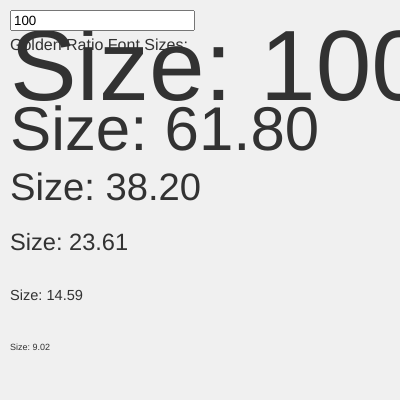
Frame 1 (no input)
Frame 60 (no input): identical to frame 1, image omitted
Frame 120 (the mouse pressed at the canvas centre since frame 60): identical to frame 1, image omitted

The p5.js sketch that drew this single still picture (run headless with seeded random() and noise() and a simulated clock; from frame 60 on, the mouse is pressed at the canvas centre):

// p5.js sketch
// ── sketch.js
let baseSizeInput;
let fontSizes = [];
const goldenRatio = 1.618;

function setup() {
  createCanvas(400, 400);
  baseSizeInput = createInput('100'); // Default value
  baseSizeInput.position(10, 10);
  baseSizeInput.input(generateSizes);
  
  generateSizes();
}

function generateSizes() {
  fontSizes = [];
  let baseSize = float(baseSizeInput.value());
  
  for (let i = 0; i < 6; i++) {
    fontSizes.push(baseSize);
    baseSize /= goldenRatio;
  }
}

function draw() {
  background(240);
  textSize(16);
  fill(50);
  text("Golden Ratio Font Sizes:", 10, 50);
  
  for (let i = 0; i < fontSizes.length; i++) {
    textSize(fontSizes[i]);
    text(`Size: ${nf(fontSizes[i], 1, 2)}`, 10, 100 + i * 50);
  }
}
